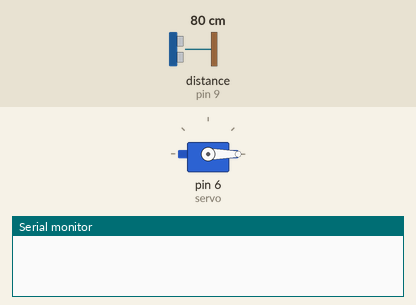
A sketch run on a simulated Arduino Uno, built with avr-gcc and run on an emulated ATmega328P. On the bench: servo, the last lines printed to the serial monitor. Inputs (shaded band) come from the test bench; at power-on: distance to the obstacle (sensor on pin 9) 80 cm. The echo pulse lasts 58.3 µs per cm.

Above: at 1.2 s.
1.3 s: distance to the obstacle (sensor on pin 9) set to 33 cm
2.8 s: distance to the obstacle (sensor on pin 9) set to 27 cm
At 3.6 s:
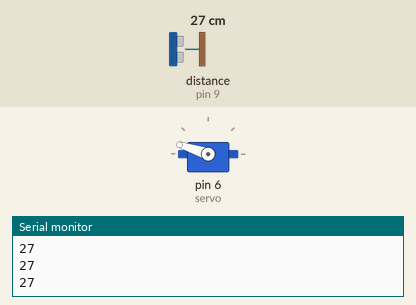
4.3 s: distance to the obstacle (sensor on pin 9) set to 4 cm
At 4.7 s:
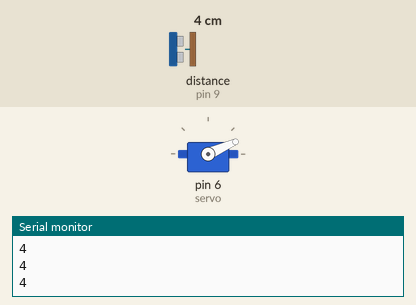
5.8 s: distance to the obstacle (sensor on pin 9) set to 9 cm
At 7.0 s:
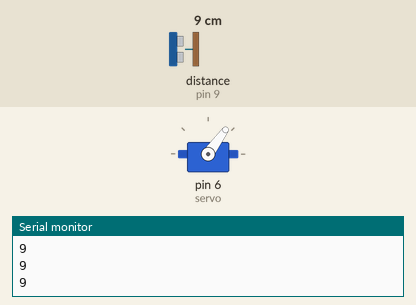
7.3 s: distance to the obstacle (sensor on pin 9) set to 18 cm
At 8.3 s:
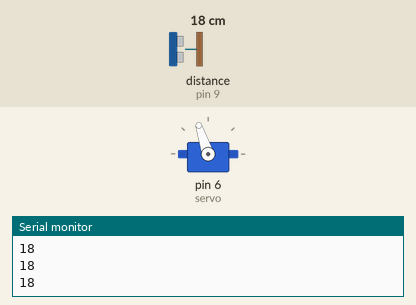
Timing chart, 0 to 9.8 s (numbered marks = the images above; inputs shaded):
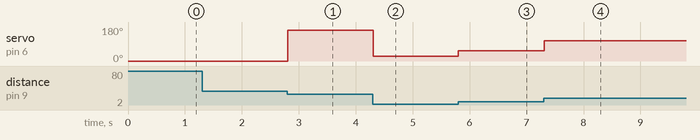

The sketch:

servo_dist.ino
```cpp
#include <Servo.h>
#include <HCSR04.h>

#define TRIGGER 8
#define ECHO 9
#define servo 6

UltraSonicDistanceSensor distanceSensor(TRIGGER, ECHO);
Servo s;
int pos;

void setup() {
  // put your setup code here, to run once:
  s.attach(servo);
  s.write(0);
  Serial.begin(9600);
}

void loop() {
  int distance = 0;
  distance = distanceSensor.measureDistanceCm();
  if ((distance > 0) && (distance <= 30)) {
    Serial.println(distance);
    distance = map(distance, 0, 30, 0, 180);
    s.write(distance);
  }

}
```

Measured:
- the behaviour switches between 31 and 30 cm on distance to the obstacle (sensor on pin 9) (found by bisection; images 0 and 1)
- after the input at 1.3 s, every drawn part: stays the same
- after the input at 2.8 s, servo on pin 6 (servo): 0° → 162° at once
- after the input at 4.3 s, servo on pin 6 (servo): 162° → 24° at once
- after the input at 5.8 s, servo on pin 6 (servo): 24° → 54° at once
- after the input at 7.3 s, servo on pin 6 (servo): 54° → 108° at once
